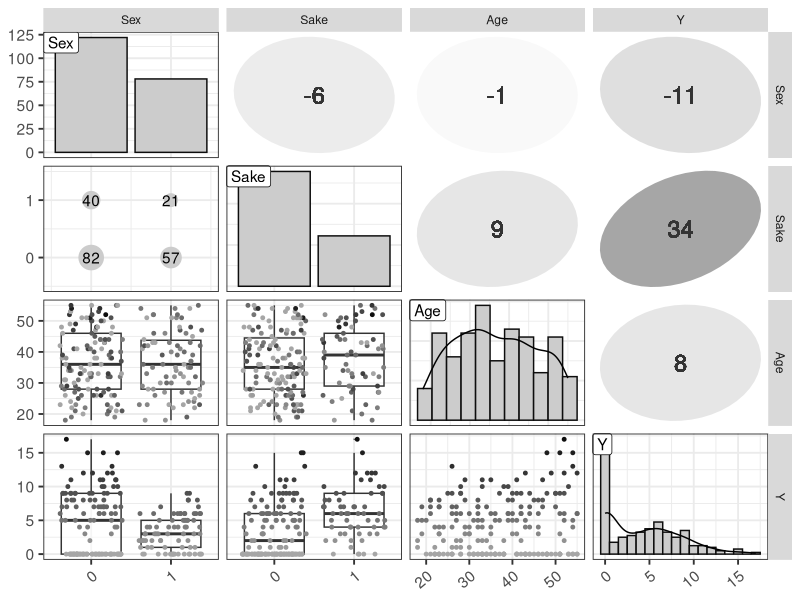

The R source for this figure:
library(ggplot2)
library(GGally)

d <- read.csv(file='input/data-ZIP.txt')
d$Sex <- as.factor(d$Sex)
d$Sake <- as.factor(d$Sake)

N_col <- ncol(d)
ggp <- ggpairs(d, upper='blank', diag='blank', lower='blank')

for (i in 1:N_col) {
  x <- d[,i]
  p <- ggplot(data.frame(x), aes(x=x)) +
    theme_bw(base_size=14) +
    theme(axis.text.x=element_text(angle=40, vjust=1, hjust=1))
  if (class(x) == 'factor') {
    p <- p + geom_bar(color='grey5', fill='grey80')
  } else {
    bw <- ifelse(colnames(d)[i] == 'Y', 1, (max(x)-min(x))/10)
    p <- p + geom_histogram(binwidth=bw, color='grey5', fill='grey80') +
      geom_line(eval(bquote(aes(y=..count..*.(bw)))), stat='density')
  }
  p <- p + geom_label(data=data.frame(x=-Inf, y=Inf, label=colnames(d)[i]), aes(x=x, y=y, label=label), hjust=0, vjust=1)
  ggp <- putPlot(ggp, p, i, i)
}

zcolat <- seq(-1, 1, length=81)
zcolre <- c(zcolat[1:40]+1, rev(zcolat[41:81]))

for (i in 1:(N_col-1)) {
  for (j in (i+1):N_col) {
    x <- as.numeric(d[,i])
    y <- as.numeric(d[,j])
    r <- cor(x, y, method='spearman', use='pairwise.complete.obs')
    zcol <- lattice::level.colors(r, at=zcolat, col.regions=grey(zcolre))
    textcol <- ifelse(abs(r) < 0.4, 'grey20', 'white')
    ell <- ellipse::ellipse(r, level=0.95, type='l', npoints=50, scale=c(.2, .2), centre=c(.5, .5))
    p <- ggplot(data.frame(ell), aes(x=x, y=y)) + theme_bw() + theme(
      plot.background=element_blank(),
      panel.grid.major=element_blank(), panel.grid.minor=element_blank(),
      panel.border=element_blank(), axis.ticks=element_blank()) +
      geom_polygon(fill=zcol, color=zcol) +
      geom_text(data=NULL, x=.5, y=.5, label=100*round(r, 2), size=6, col=textcol)
    ggp <- putPlot(ggp, p, i, j)
  }
}

for (j in 1:(N_col-1)) {
  for (i in (j+1):N_col) {
    x <- d[,j]
    y <- d[,i]
    if (class(x) == 'factor' && class(y) == 'factor') {
      p <- ggplot(reshape2::melt(table(x,y)), aes(x=x, y=y)) +
        theme_bw(base_size=14) +
        geom_point(aes(size=value), color='grey80') +
        geom_text(aes(label=value)) +
        scale_size_area(max_size=8) +
        scale_x_continuous(breaks=0:1, limits=c(-0.5,1.5)) + scale_y_continuous(breaks=0:1, limits=c(-0.5,1.5))
    } else {
      p <- ggplot(data.frame(x, y, Y=d$Y), aes(x=x, y=y, color=Y)) +
        theme_bw(base_size=14) +
        theme(axis.text.x=element_text(angle=40, vjust=1, hjust=1))
      if (class(x) == 'factor') {
        p <- p + geom_boxplot(aes(group=x), alpha=3/6, outlier.size=0, fill='white') +
          geom_point(position=position_jitter(w=0.4, h=0), size=1)
      } else {
        p <- p + geom_point(size=1)
      }
      p <- p + scale_color_gradient(low='grey65', high='grey5')
    }
    ggp <- putPlot(ggp, p, i, j)
  }
}

png(file='output/fig11-4.png', w=1600, h=1600, res=300)
print(ggp, left=0.3, bottom=0.3)
dev.off()
